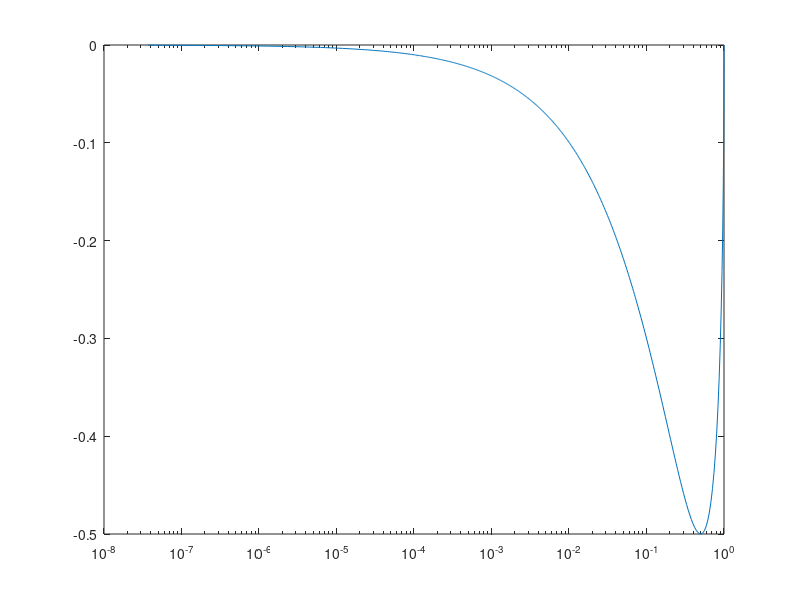
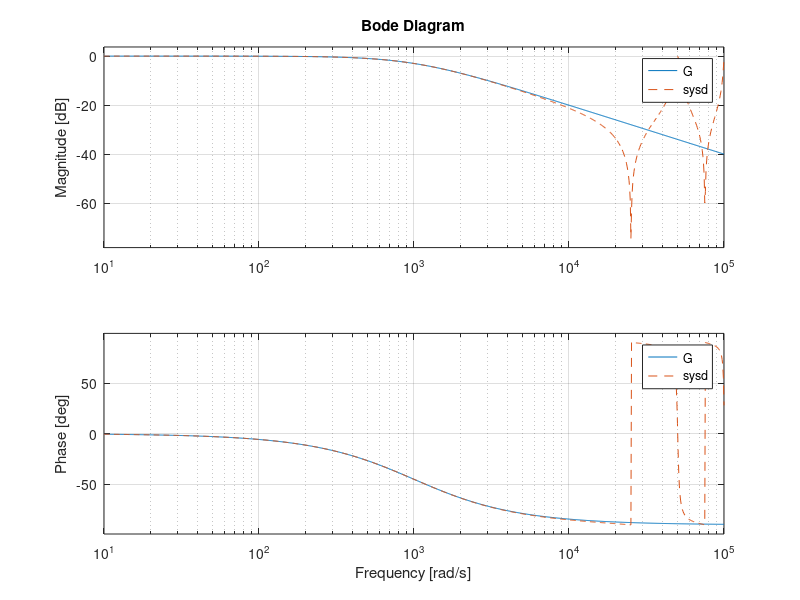
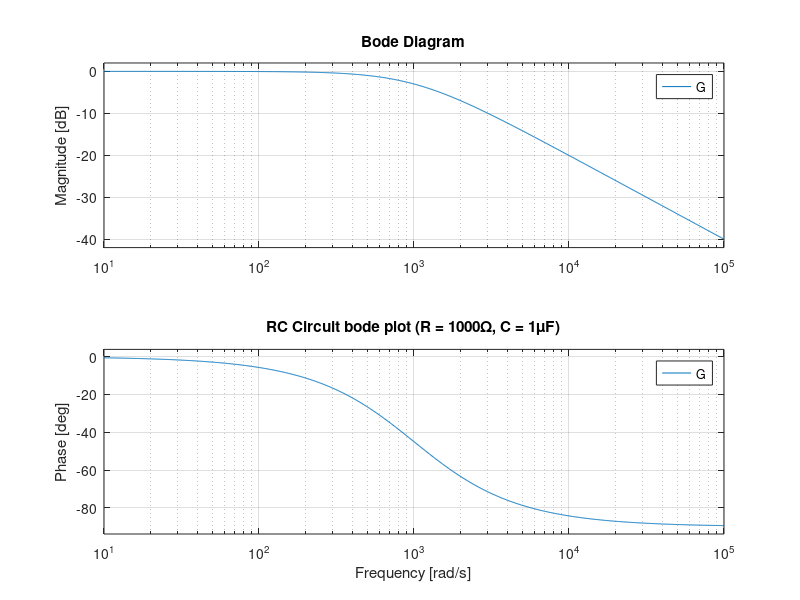

MATLAB code to generate these figures, in order: (Note: this script raises an error after producing the figures.)
[h, w] = freqz([0.125/2.125, 0.125/2.125], [1, -1.875/2.125]);

figure;
semilogx(h);

R = 1000; C = 1 * 10^(-6);

G = tf(1, [R*C 1]);
sysd = c2d(G, 1/8000, 'tustin');

figure;
bode(G, '-', sysd, '--');
grid on;

figure;
bode(G);
grid on;
title('RC Circuit bode plot (R = 1000\Omega, C = 1\muF)');

%%
% Generate a square wave

Fs = 8000;
freq = 10;
rep = Fs/freq/2;
num = 5;

squareWave = repmat([ones(1, rep),zeros(1, rep)], [1, num]);
figure;
plot(iir_filter([1, -0.882], [0.0588, 0.0588], squareWave));
hold on;
plot(squareWave);
title('10 Hz Discrete Square Wave at Fs = 8kHz');
legend('Output of RC circuit', 'Square wave input');
xlabel('Sample');
ylabel('Amplitude');
ylim([-0.2, 1.2]);
grid on;